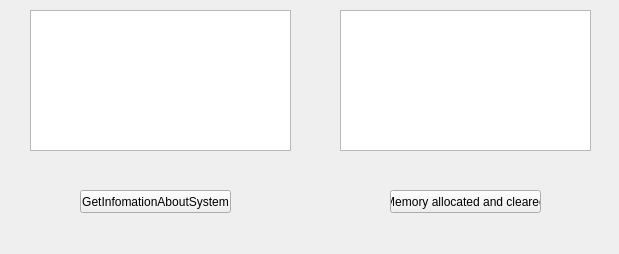
<?xml version="1.0" encoding="UTF-8"?>
<ui version="4.0">
 <class>MainWindow</class>
 <widget class="QMainWindow" name="MainWindow">
  <property name="geometry">
   <rect>
    <x>0</x>
    <y>0</y>
    <width>619</width>
    <height>254</height>
   </rect>
  </property>
  <property name="windowTitle">
   <string>MainWindow</string>
  </property>
  <widget class="QWidget" name="centralWidget">
   <widget class="QPushButton" name="_informationButton">
    <property name="geometry">
     <rect>
      <x>80</x>
      <y>190</y>
      <width>151</width>
      <height>23</height>
     </rect>
    </property>
    <property name="text">
     <string>GetInfomationAboutSystem</string>
    </property>
   </widget>
   <widget class="QPushButton" name="_memoryButton">
    <property name="geometry">
     <rect>
      <x>390</x>
      <y>190</y>
      <width>151</width>
      <height>23</height>
     </rect>
    </property>
    <property name="text">
     <string>Memory allocated and cleared</string>
    </property>
   </widget>
   <widget class="QTextEdit" name="_informationEdit">
    <property name="geometry">
     <rect>
      <x>30</x>
      <y>10</y>
      <width>261</width>
      <height>141</height>
     </rect>
    </property>
    <property name="readOnly">
     <bool>true</bool>
    </property>
   </widget>
   <widget class="QTextEdit" name="_memoryEdit">
    <property name="geometry">
     <rect>
      <x>340</x>
      <y>10</y>
      <width>251</width>
      <height>141</height>
     </rect>
    </property>
    <property name="readOnly">
     <bool>true</bool>
    </property>
   </widget>
  </widget>
 </widget>
 <layoutdefault spacing="6" margin="11"/>
 <resources/>
 <connections/>
</ui>
